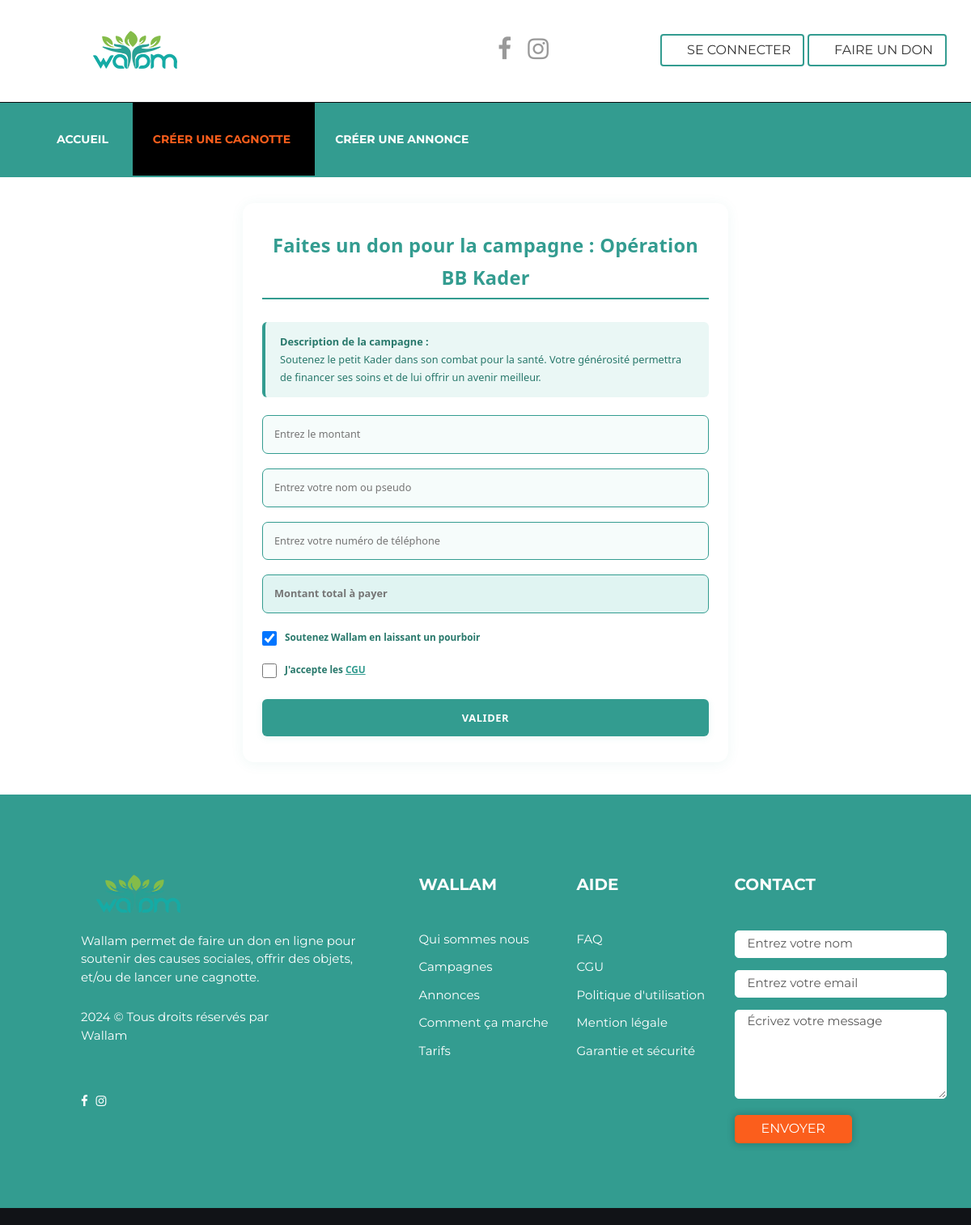
Page /campaign/2/donate/ on the committed database.
### campaign/models.py (models this page shows, shortened)
class Campaign(models.Model):
    VISIBILITY_CHOICES = [
        ('public', 'Publique'),
        ('private', 'Privée'),
    ]
    STATUS_CHOICES = [
        ('encours', 'Encours'),
        ('terminee', 'Terminee'),
    ]
    user = models.ForeignKey(User, on_delete=models.CASCADE,
                             related_name="campaigns")  # L'utilisateur qui crée la campagne
    title = models.CharField(max_length=255)
    beneficiary = models.CharField(max_length=255)
    beneficiary_phone = models.CharField(max_length=15)
    goal = models.DecimalField(max_digits=10, decimal_places=2, blank=True, null=True)
    duration = models.IntegerField(help_text="Durée en jours")
    code = models.CharField(max_length=50, blank=True, null=True)
    category = models.ForeignKey(Category,  on_delete=models.SET_NULL, blank=True, null=True)
    description = models.TextField()
    reward = models.TextField(blank=True, null=True)
    uploaded_files = models.FileField(upload_to="campaign_files/", blank=True, null=True)
    visibility = models.CharField(max_length=10, choices=VISIBILITY_CHOICES, default='public')
    terms_accepted = models.BooleanField(default=False)
    status = models.CharField(max_length=20, choices=STATUS_CHOICES, default='encours')
    urgent = models.BooleanField(default=False)
    created_at = models.DateTimeField(auto_now_add=True)
    updated_at = models.DateTimeField(auto_now=True)

### campaign/views.py (the view, shortened to what this page needs)
# urls.py: path("campaign/<int:pk>/donate/", views.campaign_donate, name="campaign_donate"),
def campaign_donate(request, pk):
    campaign = get_object_or_404(Campaign, pk=pk)
    context = {
        "campaign": campaign
    }
    return render(request, "campaign/campaign_donation.html", context)

### templates/campaign/campaign_donation.html (shortened to what this page needs)
{% extends 'default.html' %}
{% load static %}
{% block menu %}
<ul class="nav navbar-nav">
    <li>
        <a href="{% url 'index' %}">Accueil</a>
    </li>
    <li class="current">
        <a href="{% url 'create_campaign' %}">Créer une cagnotte</a>
    </li>
    <li><a href="{% url 'announce' %}">Créer une annonce</a></li>
</ul>
{% endblock %}
{% block content %}
<div class="campaign-donation-wrapper">
    <div class="campaign-donation-title">Faites un don pour la campagne : {{ campaign.title }}</div>
    {% if campaign.description %}
    <div style="background: #eaf7f5; color: #28786b; border-left: 4px solid #339c90; border-radius: 6px; padding: 14px 18px; font-size: 1.08em; margin-bottom: 22px;">
        <strong>Description de la campagne :</strong><br>
        <span style="white-space: pre-line;">{{ campaign.description }}</span>
    </div>
    {% endif %}
        <form action="{% url 'campaign_donate' pk=campaign.pk %}" class="campaign-donation-form" method="post">
                <input type="number" name="amount" id="amount-input" placeholder="Entrez le montant" required>
                {% if not user.is_authenticated %}
                <input type="text" name="donor_fullname" placeholder="Entrez votre nom ou pseudo">
                <input type="text" name="donor_phone" placeholder="Entrez votre numéro de téléphone">
                {% endif %}
                <input type="text" id="wallam-support-amount" placeholder="Montant total à payer" readonly style="background:#e0f4f2; color:#339c90; font-weight:600; margin-bottom:18px;">
                <div style="margin-bottom: 18px; display: flex; align-items: center; gap: 10px;">
                    <input type="checkbox" id="support-wallam" name="support_wallam" style="width: 18px; height: 18px;" checked>
                    <label for="support-wallam" style="margin:0; color:#28786b; font-weight:600; cursor:pointer;">Soutenez Wallam en laissant un pourboir</label>
                </div>
                <div style="margin-bottom: 18px; display: flex; align-items: center; gap: 10px;">
                    <input type="checkbox" id="accept-cgu" name="accept_cgu" style="width: 18px; height: 18px;">
                    <label for="accept-cgu" style="margin:0; color:#28786b; font-weight:600; cursor:pointer;">J'accepte les <a href="{% url 'cgu' %}" target="_blank" style="color:#339c90;text-decoration:underline;">CGU</a></label>
                </div>
                <button type="submit" class="campaign-donation-btn" id="validate-btn" disabled>Valider</button>
        </form>
</div>
{% endblock %}

### templates/campaign/campaign_donation.html (style rules this page uses)
.campaign-donation-wrapper { background: #fff; border-radius: 14px; box-shadow: 0 2px 16px rgba(51,156,144,0.08); padding: 32px 24px; margin: 32px auto 40px auto; max-width: 600px; color: #222; font-size: 1.18rem; line-height: 1.7; font-family: 'Segoe UI', Arial, sans-serif; }
.campaign-donation-title { color: #339c90; font-size: 2em; font-weight: 700; margin-bottom: 1.2em; letter-spacing: 0.01em; text-align: center; border-bottom: 2px solid #339c90; padding-bottom: 0.2em; }
.campaign-donation-form input[type="number"], .campaign-donation-form input[type="text"] { width: 100%; padding: 12px 14px; margin-bottom: 18px; border-radius: 7px; border: 1.5px solid #339c90; font-size: 1.08em; background: #f6fcfb; color: #222; transition: border 0.2s; }
.campaign-donation-btn { display: inline-block; background: #339c90; color: #fff; border: none; border-radius: 6px; padding: 12px 32px; font-size: 1.1em; font-weight: 600; text-transform: uppercase; letter-spacing: 0.04em; box-shadow: 0 2px 8px rgba(51,156,144,0.10); transition: background 0.2s, color 0.2s; margin-top: 8px; text-decoration: none; width: 100%; }

### templates/default.html (style rules this page uses)
nav.navigation, .navbar, .navbar-default, #main-navigation, .navbar-header, .navbar-collapse, .nav.navbar-nav, .nav.navbar-nav > li > a { background: #339c90 !important; background-color: #339c90 !important; border-color: #339c90 !important; color: #fff !important; }
.nav.navbar-nav > li > a, .navbar-default .navbar-nav > li > a { color: #fff !important; border-radius: 0 !important; border-bottom: 2px solid #339c90 !important; transition: background 0.2s, color 0.2s; }
.nav.navbar-nav > li.current > a, .nav.navbar-nav > li > a:hover, .navbar-default .navbar-nav > li > a:hover { background: #fff !important; color: #222 !important; border-bottom: 2.5px solid #339c90 !important; }

### rows in the picture
Campaign: title "Opération BB Kader", description "Soutenez le petit Kader dans son combat pour la santé. Votre générosité permettra de financer ses soins et de lui offrir un avenir meilleur."
